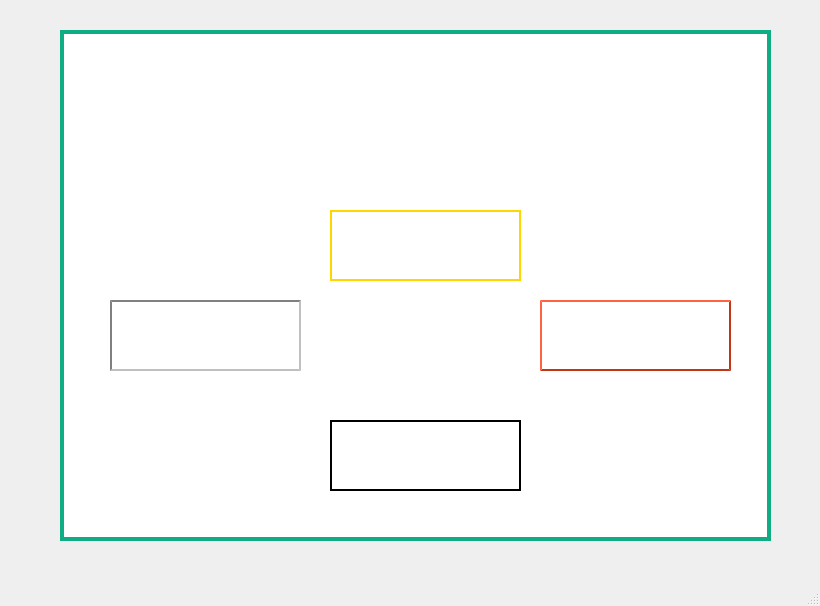
<?xml version="1.0" encoding="UTF-8"?>
<ui version="4.0">
 <class>winner_4nafare_game</class>
 <widget class="QMainWindow" name="winner_4nafare_game">
  <property name="geometry">
   <rect>
    <x>0</x>
    <y>0</y>
    <width>820</width>
    <height>606</height>
   </rect>
  </property>
  <property name="windowTitle">
   <string>MainWindow</string>
  </property>
  <widget class="QWidget" name="centralwidget">
   <widget class="QGroupBox" name="groupBox">
    <property name="geometry">
     <rect>
      <x>60</x>
      <y>30</y>
      <width>711</width>
      <height>511</height>
     </rect>
    </property>
    <property name="styleSheet">
     <string notr="true">border : 4px solid #10ac84 ;
background-color : white ;</string>
    </property>
    <property name="title">
     <string/>
    </property>
    <widget class="QLabel" name="oneperson_label">
     <property name="geometry">
      <rect>
       <x>270</x>
       <y>180</y>
       <width>191</width>
       <height>71</height>
      </rect>
     </property>
     <property name="styleSheet">
      <string notr="true">border : 2px solid gold ;
text-align : center ;
font: 20pt &quot;Bodoni MT Condensed&quot;;</string>
     </property>
     <property name="text">
      <string/>
     </property>
    </widget>
    <widget class="QLabel" name="label_5">
     <property name="geometry">
      <rect>
       <x>290</x>
       <y>20</y>
       <width>151</width>
       <height>151</height>
      </rect>
     </property>
     <property name="styleSheet">
      <string notr="true">image: url(:/gold.png);
border : none ;</string>
     </property>
     <property name="text">
      <string/>
     </property>
    </widget>
    <widget class="QLabel" name="label_7">
     <property name="geometry">
      <rect>
       <x>500</x>
       <y>110</y>
       <width>151</width>
       <height>141</height>
      </rect>
     </property>
     <property name="styleSheet">
      <string notr="true">image: url(:/copper.png);
border : none ;</string>
     </property>
     <property name="text">
      <string/>
     </property>
    </widget>
    <widget class="QLabel" name="threeperson_label">
     <property name="geometry">
      <rect>
       <x>480</x>
       <y>270</y>
       <width>191</width>
       <height>71</height>
      </rect>
     </property>
     <property name="styleSheet">
      <string notr="true">border : 2px outset #c23616 ;
text-align : center ;
font: 20pt &quot;Bodoni MT Condensed&quot;;</string>
     </property>
     <property name="text">
      <string/>
     </property>
    </widget>
    <widget class="QLabel" name="fourperson_label">
     <property name="geometry">
      <rect>
       <x>270</x>
       <y>390</y>
       <width>191</width>
       <height>71</height>
      </rect>
     </property>
     <property name="styleSheet">
      <string notr="true">border : 2px solid black ;
text-align : center ;
font: 20pt &quot;Bodoni MT Condensed&quot;;</string>
     </property>
     <property name="text">
      <string/>
     </property>
    </widget>
    <widget class="QLabel" name="twoperson_label">
     <property name="geometry">
      <rect>
       <x>50</x>
       <y>270</y>
       <width>191</width>
       <height>71</height>
      </rect>
     </property>
     <property name="styleSheet">
      <string notr="true">border : 2px inset grey ;
text-align : center ;
font: 20pt &quot;Bodoni MT Condensed&quot;;</string>
     </property>
     <property name="text">
      <string/>
     </property>
    </widget>
    <widget class="QLabel" name="label_6">
     <property name="geometry">
      <rect>
       <x>60</x>
       <y>110</y>
       <width>171</width>
       <height>141</height>
      </rect>
     </property>
     <property name="styleSheet">
      <string notr="true">image: url(:/silver.png);
border : none ;</string>
     </property>
     <property name="text">
      <string/>
     </property>
    </widget>
   </widget>
  </widget>
  <widget class="QMenuBar" name="menubar">
   <property name="geometry">
    <rect>
     <x>0</x>
     <y>0</y>
     <width>820</width>
     <height>26</height>
    </rect>
   </property>
  </widget>
  <widget class="QStatusBar" name="statusbar"/>
 </widget>
 <resources/>
 <connections/>
</ui>
